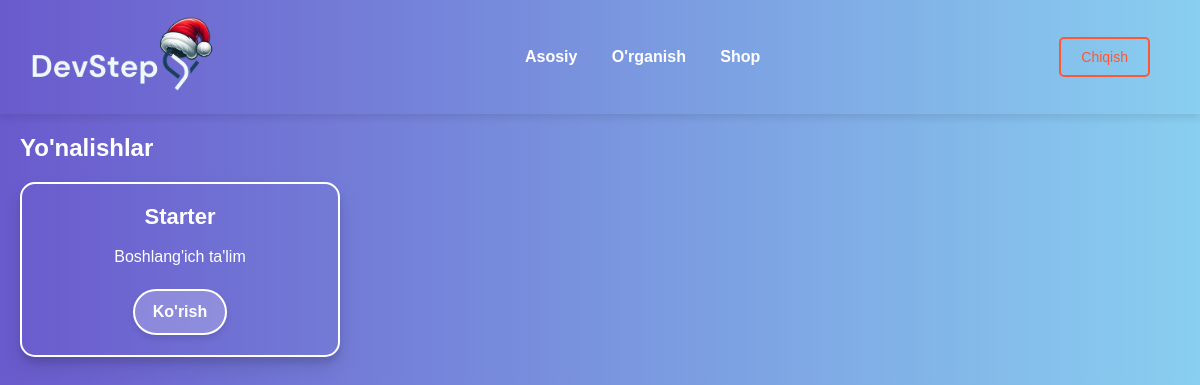
The app's page /learn/, older data.
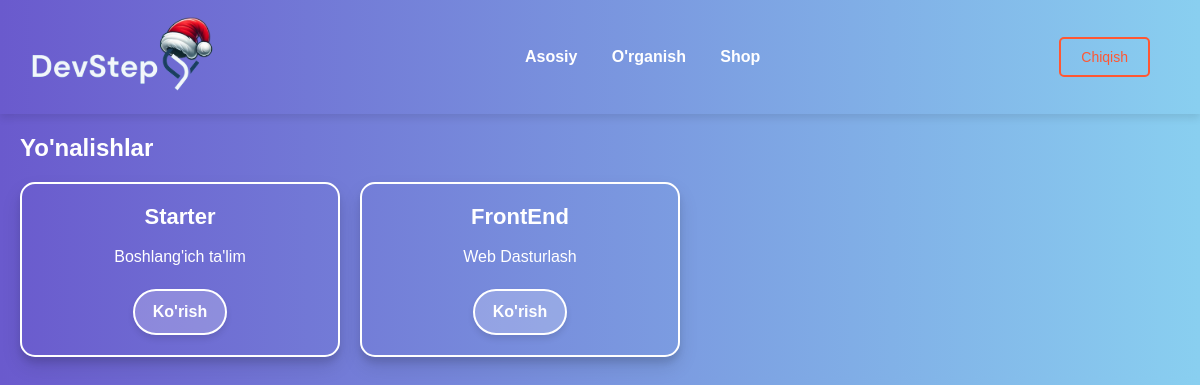
The same page, newer data.
### accounts/models.py (models this page shows, shortened)
class Direction(models.Model):  # Yo'nalish
    name = models.CharField(max_length=100)
    description = models.TextField(blank=True, null=True)

### accounts/views.py (the view)
# urls.py: path('learn/', direction_list, name='direction_list'),
def direction_list(request):
    directions = Direction.objects.all()
    return render(request, 'direction_list.html', {'directions': directions})

### templates/direction_list.html (shortened to what this page needs)
{% load static %}
<!DOCTYPE html>
<html lang="en">
<head>
    <link rel="stylesheet" href="{% static 'css/style.css' %}">
</head>
<body>
    <div class="header">
        <div class="header-logo">
            <a href="{% url 'main' %}">
                <img src="{% static 'img/logo2.svg' %}" alt="">
            </a>
        </div>
        <div class="header-nav">
            <a href="{% url 'main' %}">Asosiy</a>
            <a href="{% url 'direction_list' %}">O'rganish</a>
            <a href="{% url 'shop' %}">Shop</a>
        </div>
        <a class="post-button" href="{% url 'logout' %}">Chiqish</a>
    </div>
    <main class="container content">
        <h2>Yo'nalishlar</h2>
        <div class="card-container">
            {% for direction in directions %}
            <div class="card">
                <h3>{{ direction.name }}</h3>
                <p>{{ direction.description }}</p>
                <a href="{% url 'month_list' direction.id %}" class="button">Ko'rish</a>
            </div>
            {% endfor %}
        </div>
    </main>
</body>
</html>

Row changes from the older to the newer data that the page shows:
added Direction: name "FrontEnd", description "Web Dasturlash"
